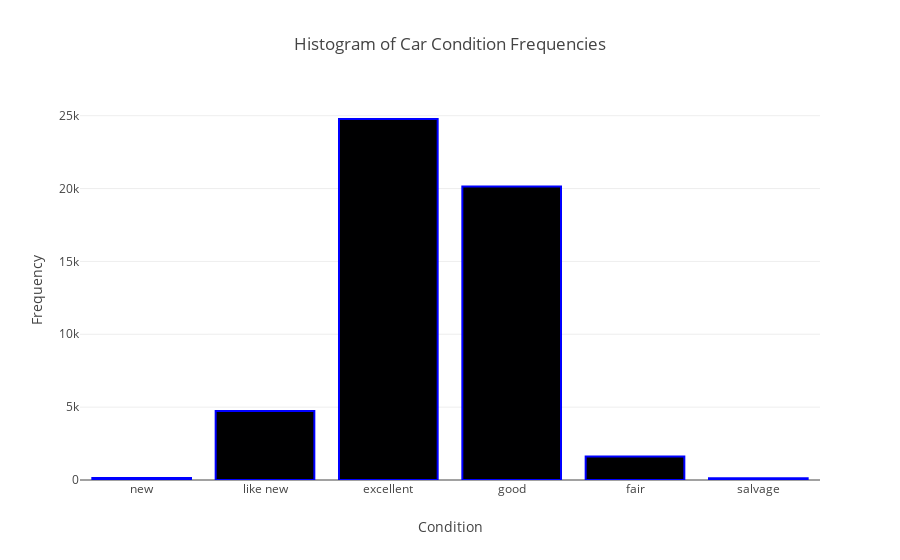

The notebook cell this image was saved under:
### Code cell
# Here, we study what car conditions are most popular

hist_condition = px.bar(condition_sorted, x='condition', y='count', 
             labels={'condition': 'Condition', 'count': 'Frequency'}, title='Histogram of Car Condition Frequencies')
#fig.update_xaxes(type='category')
hist_condition.update_traces(marker=dict(line=dict(width=2, color='Blue')))
hist_condition.show()

### Figure 1 — Plotly figure (JSON) as saved in the notebook; plotly's stock layout.template omitted (floating-point values rounded to 4 significant figures)
{"data": [{"alignmentgroup": "True", "hovertemplate": "Condition=%{x}<br>Frequency=%{y}<extra></extra>", "legendgroup": "", "marker": {"color": "#000001", "line": {"color": "Blue", "width": 2}, "pattern": {"shape": ""}}, "name": "", "offsetgroup": "", "orientation": "v", "showlegend": false, "textposition": "auto", "type": "bar", "x": ["new", "like new", "excellent", "good", "fair", "salvage"], "xaxis": "x", "y": [143, 4742, 24773, 20145, 1607, 115], "yaxis": "y"}], "layout": {"barmode": "relative", "legend": {"tracegroupgap": 0}, "title": {"text": "Histogram of Car Condition Frequencies"}, "xaxis": {"anchor": "y", "domain": [0, 1], "title": {"text": "Condition"}}, "yaxis": {"anchor": "x", "domain": [0, 1], "title": {"text": "Frequency"}}}}
